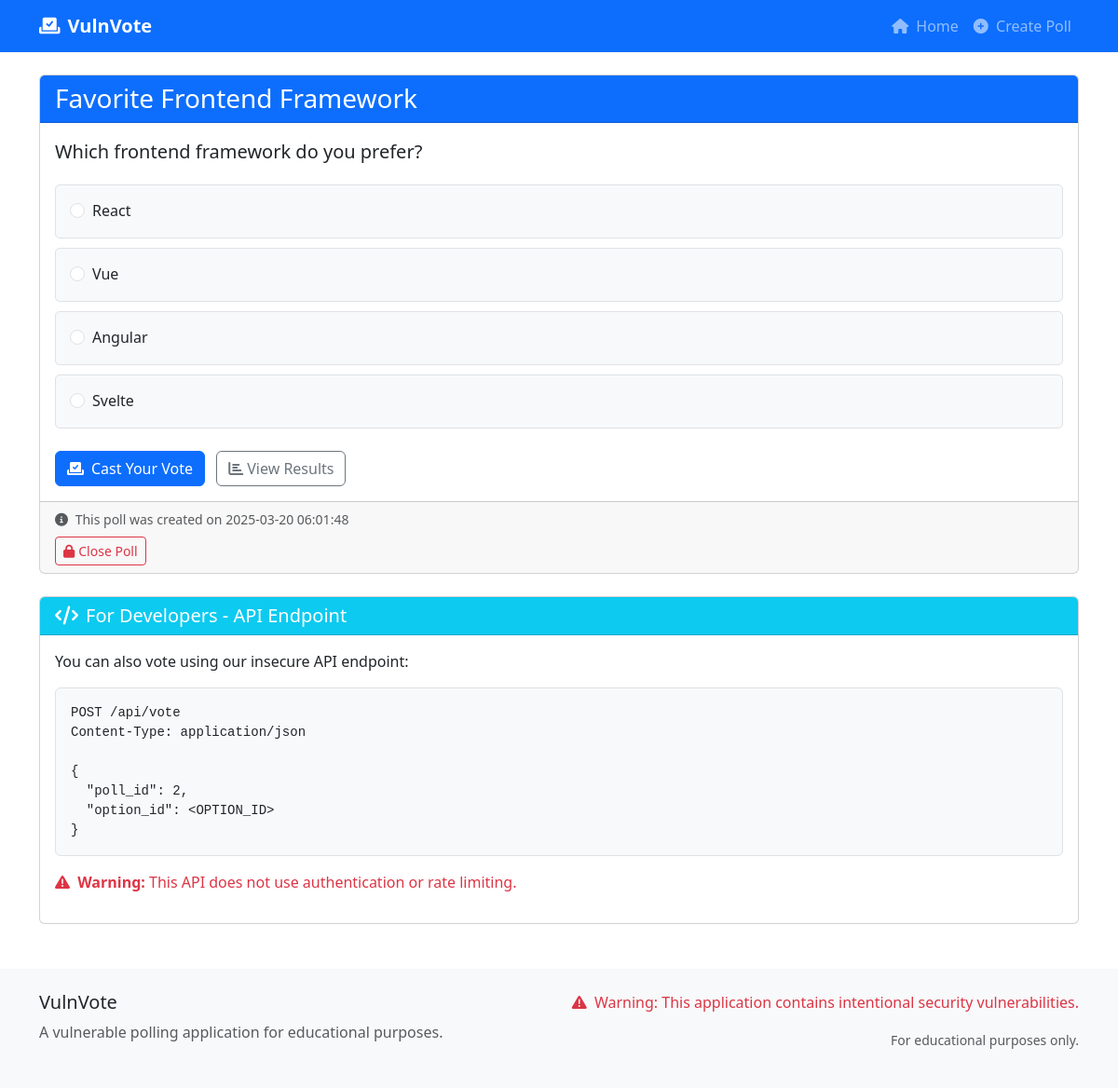
Page /poll/2 on the committed database.
### tables this page shows
CREATE TABLE polls (
    id INTEGER PRIMARY KEY AUTOINCREMENT,
    title TEXT NOT NULL,
    description TEXT,
    is_active INTEGER DEFAULT 1,
    created_at TIMESTAMP DEFAULT CURRENT_TIMESTAMP
);

CREATE TABLE options (
    id INTEGER PRIMARY KEY AUTOINCREMENT,
    poll_id INTEGER NOT NULL,
    text TEXT NOT NULL,
    votes INTEGER DEFAULT 0,
    FOREIGN KEY (poll_id) REFERENCES polls (id)
);

### app.py (the view)
@app.route('/poll/<int:poll_id>')
def view_poll(poll_id):
    db = get_db()
    poll = db.execute('SELECT * FROM polls WHERE id = ?', (poll_id,)).fetchone()
    options = db.execute('SELECT * FROM options WHERE poll_id = ?', (poll_id,)).fetchall()
    return render_template('view_poll.html', poll=poll, options=options)

### app.py (called while the page is built)
def get_db():
    db = getattr(g, '_database', None)
    if db is None:
        db = g._database = sqlite3.connect(DATABASE)
        db.row_factory = sqlite3.Row
    return db

@app.teardown_appcontext
def close_connection(exception):
    db = getattr(g, '_database', None)
    if db is not None:
        db.close()

### templates/view_poll.html (shortened to what this page needs)
{% extends 'base.html' %}
{% block content %}
<div class="card">
    <div class="card-header bg-primary text-white">
        <h3 class="mb-0">{{ poll['title'] }}</h3>
    </div>
    <div class="card-body">
        <p class="lead">{{ poll['description'] }}</p>
        <form id="vote-form" method="POST" action="{{ url_for('vote') }}">
            <div class="vote-options">
                {% for option in options %}
                    <div class="vote-option" onclick="selectOption(this, {{ option['id'] }})">
                        <div class="form-check">
                            <input class="form-check-input" type="radio" name="option_id" id="option_{{ option['id'] }}" value="{{ option['id'] }}">
                            <label class="form-check-label" for="option_{{ option['id'] }}">
                                {{ option['text'] }}
                            </label>
                        </div>
                    </div>
                {% endfor %}
            </div>
            <div class="mt-4">
                <button type="submit" class="btn btn-primary" id="submit-vote">
                    <i class="fas fa-vote-yea me-2"></i>Cast Your Vote
                </button>
                <a href="{{ url_for('results', poll_id=poll['id']) }}" class="btn btn-outline-secondary ms-2">
                    <i class="fas fa-chart-bar me-1"></i>View Results
                </a>
            </div>
        </form>
    </div>
    <div class="card-footer text-muted">
        <div class="small">
            <i class="fas fa-info-circle me-1"></i>
            This poll was created on {{ poll['created_at'] }}
        </div>
        {% if poll['is_active'] == 1 %}
            <form method="POST" action="{{ url_for('close_poll', poll_id=poll['id']) }}" class="mt-2">
                <button type="submit" class="btn btn-sm btn-outline-danger">
                    <i class="fas fa-lock me-1"></i>Close Poll
                </button>
            </form>
        {% else %}
            <div class="badge bg-secondary mt-2">This poll is closed</div>
        {% endif %}
    </div>
</div>
<div class="card mt-4">
    <div class="card-header bg-info text-white">
        <h5 class="mb-0"><i class="fas fa-code me-2"></i>For Developers - API Endpoint</h5>
    </div>
    <div class="card-body">
        <p>You can also vote using our insecure API endpoint:</p>
        <pre class="bg-light p-3 rounded"><code>POST /api/vote
Content-Type: application/json
{
  "poll_id": {{ poll['id'] }},
  "option_id": &lt;OPTION_ID&gt;
}</code></pre>
        <p class="text-danger">
            <i class="fas fa-exclamation-triangle me-1"></i>
            <strong>Warning:</strong> This API does not use authentication or rate limiting.
        </p>
    </div>
</div>
{% endblock %}

### static/styles.css (style rules this page uses)
body { min-height: 100vh; display: flex; flex-direction: column; }
.vote-option { padding: 15px; border-radius: 5px; border: 1px solid #dee2e6; margin-bottom: 10px; cursor: pointer; transition: all 0.2s ease; }
pre { background-color: #f8f9fa; padding: 15px; border-radius: 5px; border: 1px solid #dee2e6; overflow-x: auto; }
code { color: #d63384; }

### templates/base.html (style rules this page uses)
.vote-options { margin-top: 20px; }
.vote-option { margin-bottom: 10px; padding: 15px; border-radius: 5px; background-color: #f8f9fa; cursor: pointer; transition: background-color 0.2s; }

### rows in the picture
polls: title "Favorite Frontend Framework", description "Which frontend framework do you prefer?", created_at "2025-03-20 06:01:48", id "2"
options: text "React"
options: text "Vue"
options: text "Angular"
options: text "Svelte"
